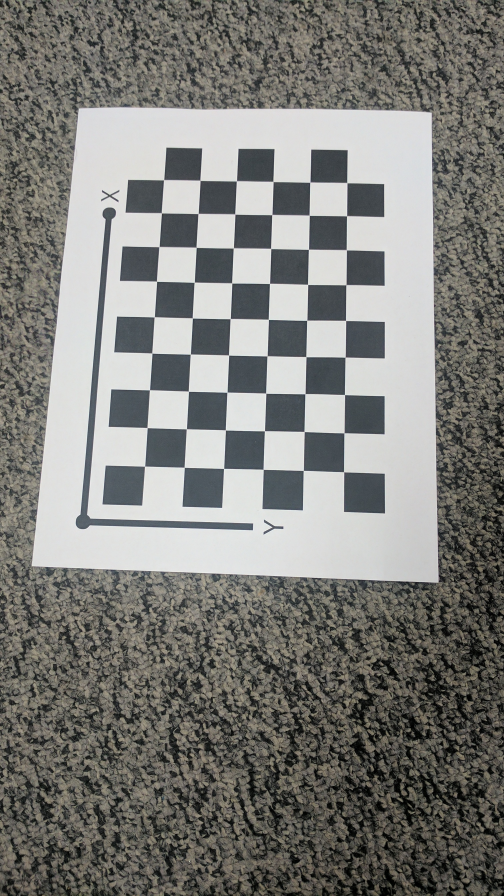
#> input picture Code/Calibration_Imgs/IMG_20170209_042606.jpg, 1512 x 2688 px (shown at 1/3 size); its folder holds 4 pictures in this run
$ python Wrapper.py
#> lines starting #> are read from the running program, lines starting #| are printed output that depends on the picture
### Code/Utils/autocalib_utils.py
import os
import cv2
import numpy as np


def readImages(images_path):
    """
    Reads the images in the folder specified in the given path.

    Parameters
    ----------
    images_path : string
        The path of the folder which contains the input images.

    Results
    -------
    image_array : array-like
        An array containing all the images inside the folder in array format.
    """
#> called with images_path = './Code/Calibration_Imgs'

    print(f"Reading input images from '{images_path}'")
    image_list = []
    image_file_names = sorted(os.listdir(images_path))
    print(f"The files found: {image_file_names}")
    for file_name in image_file_names:
        image_path = images_path + "/" + file_name
        image = cv2.imread(image_path)
#> image is the input picture: shape (2688, 1512, 3); mean B, G, R 121.3, 125.2, 125.3
        if image is None:
            raise TypeError(f"Error loading {image_path}")
        else:
            image_list.append(image)

    image_array = np.array(image_list)
    return image_array

def getVMatrix(i, j, H):
    """
    Creates a V matrix which is to be used to find the B matrix in the initial parameter estimation.

    Parameters
    ----------
    i : int or float
        column index of homography matrix.
    j : int or float
        column index of homography matrix.
    H : array-like
        The homography matrix.

    Results
    -------
    v : array-like
        The elements of V matrix.
    """
    v = np.array([H[0][i] * H[0][j],
                    H[0][i] * H[1][j] + H[1][i] * H[0][j],
                    H[1][i] * H[1][j],
                    H[2][i] * H[0][j] + H[0][i] * H[2][j],
                    H[2][i] * H[1][j] + H[1][i] * H[2][j],
                    H[2][i] * H[2][j]])

    return v


def getBMatrix(H_matrices):
    """
    Estimates the B matrix from an array of homography matrices.

    Parameters
    ----------
    H_matrices : array-like
        An array containing all the homography matrices.

    Results
    -------
    B : array-like
        The B matrix.
    """
    print('\nEstimating the B matrix...')
    V_matrix = []

    for i, H in enumerate(H_matrices):
        V11 = getVMatrix(0, 0, H)
        V12 = getVMatrix(0, 1, H)
        V22 = getVMatrix(1, 1, H)
        V_matrix.append(V12)
        V_matrix.append(V11 - V22)
    V_matrix = np.array(V_matrix)

    # V obtained through last vector of Singular Value Decomposition (SVD) of V_matrix. SVD V_matrix = USV'
    U, S, V = np.linalg.svd(V_matrix, full_matrices=True)
    V = np.transpose(V)

    B = V[:, -1]

    print('\nEstimated B Matrix:\n', B)
    return B

### Wrapper.py
import os
import cv2
import math
import numpy as np
import argparse, textwrap
from scipy import optimize
from Code.Utils.autocalib_utils import readImages, getBMatrix

debug = False

class AutoCalibrator():

    def __init__(self, images, pattern_size, square_size):
        """
        Performs auto-calibration on a monocular camera based on a number of images taken from it.

        Parameters
        ----------
        images_path : string
            The path of folder containing the images.
        pattern_size : tuple of ints
            Tuple containing number of rows and columsn of the chessboard pattern.
        square_size : float
            The length of the side of a square in the chessboard.

        """
        self.images = images
        self.nrows = int(pattern_size[0])
        self.ncols = int(pattern_size[1])
        self.square_size = square_size


    def getChessBoardCorners(self):
        """
        Gives the chessboard correspondences between world points and image points.

        Results
        -------
        world_pts_array : array-like
            An array containing all the world points in the images.
        image_pts_array : array-like
            An array containing all the image points in the images.
        """

        world_points = np.zeros((self.nrows * self.ncols, 3), np.float32)
        world_points[:, : 2] = np.mgrid[0: self.nrows, 0: self.ncols].T.reshape(-1, 2)
        world_points *= self.square_size

        world_pts_list = []
        image_pts_list = []
        criteria = (cv2.TERM_CRITERIA_EPS + cv2.TERM_CRITERIA_MAX_ITER, 300, 0.001)
        count = 0
        for image in self.images:

            print(f'\nFinding Chessboard corners of image {count+1}')
            img = image.copy()
            gray_img = cv2.cvtColor(img, cv2.COLOR_RGB2GRAY)
            ret, corners = cv2.findChessboardCorners(gray_img, patternSize=(self.nrows, self.ncols))

            if ret:
                print(f"\nChessboard Detected in image {count+1}")
                count += 1
                corners_dash = cv2.cornerSubPix(gray_img, corners, (11, 11), (-1, -1), criteria)
                corners = corners.reshape(-1, 2)
                world_pts_list.append(world_points)
                image_pts_list.append(corners_dash)

            if debug:
                if not os.path.exists('./Code/Debug'):
                    os.mkdir('./Code/Debug')
                cv2.drawChessboardCorners(img, (self.nrows, self.ncols), corners, ret)
                cv2.imwrite('./Code/Debug/' + str(count) + ".png", img)
#> this loop made 4 passes
#> pass 2, in getChessBoardCorners, `gray_img = cv2.cvtColor(img, cv2.COLOR_RGB2GRAY)`:
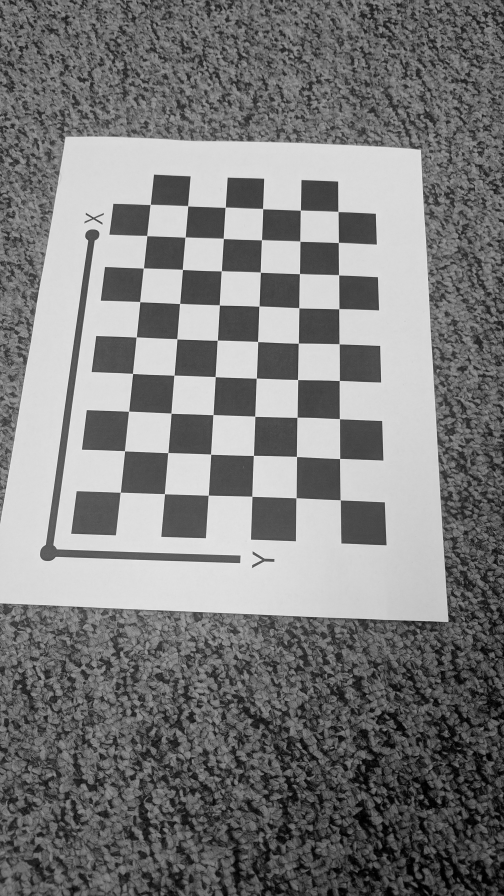
#> gray_img: shape (2688, 1512) (shown at 1/3 size); min 0, max 252, mean 124.6
#> pass 3, in getChessBoardCorners, `gray_img = cv2.cvtColor(img, cv2.COLOR_RGB2GRAY)`:
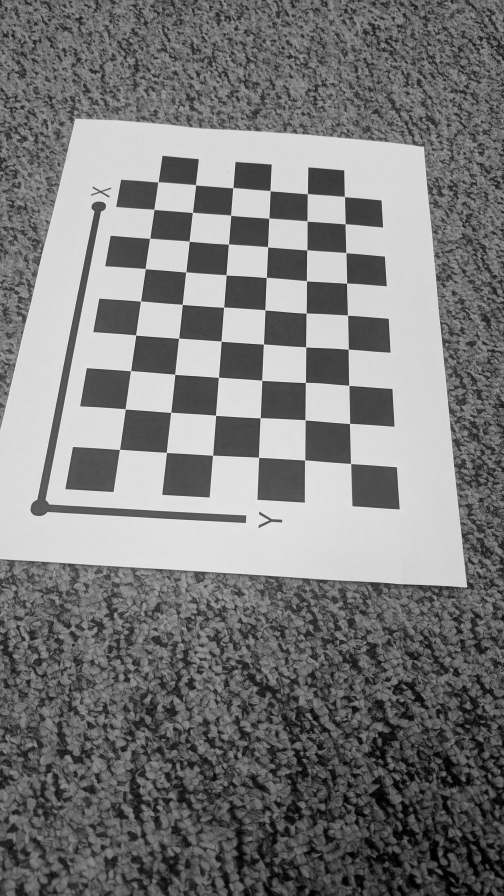
#> gray_img: shape (2688, 1512) (shown at 1/3 size); min 0, max 252, mean 123.7
#> after the loop:
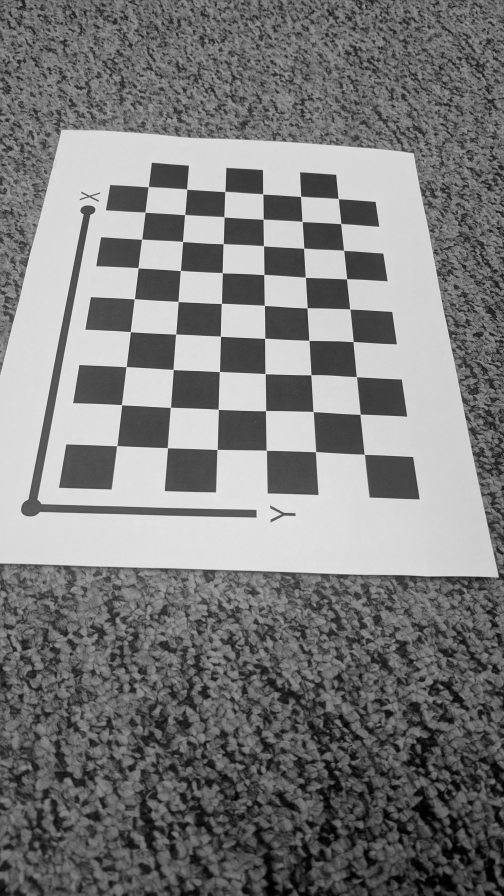
#> gray_img: shape (2688, 1512) (shown at 1/3 size); min 0, max 251, mean 124.8

        world_pts_array = np.array(world_pts_list)
        image_pts_array = np.array(image_pts_list)
        world_pts_array = np.reshape(world_pts_array, (count, self.ncols*self.nrows, 3))
        image_pts_array = np.reshape(image_pts_array, (count, self.ncols*self.nrows, 2))

        return image_pts_array, world_pts_array


    def getInitialParameterEstimates(self, image_points, world_points):
        """
        Estimates all the initial parameters which can be fed into non-linear optimizer.

        Parameters
        ----------
        world_pts_array : array-like
            An array containing all the world points in the images.
        image_pts_array : array-like
            An array containing all the image points in the images.

        Results
        -------
        initial_parameters : dict
            Dictionary containing initial estimates of all parameters.
        """

        NImages = len(world_points)

        print("\nEstimating the homography Matrices...")
        H_matrices = []

        # get the homography between world points and image points in all the images
        for i in range(NImages):

            H = self.getHomography(image_points[i], world_points[i])
            # print(H)
            H_matrices.append(H)
        H_matrices = np.array(H_matrices)

        # get the initial camera intrinsic matrix
        K_matrix_initial = self.getInitKMatrix(H_matrices)
        print("\nInitial Camera Intrinsic Matrix: \n", K_matrix_initial)

        # get the approximate distortion
        k_initial = self.getInit_k()
        print("\nInitial Approximate Radial Distortion: \n", k_initial)

        # get the camera extrinsics
        RT_array = self.getExtrinsicParameters(K_matrix_initial, H_matrices)

        return K_matrix_initial, k_initial, RT_array


    def getHomography(self, image_points, world_points):
        """
        Estimates homography between world points and image points in an image.

        Parameters
        ----------
        world_points : array-like
            An array containing all the world points in an image.
        image_points : array-like
            An array containing all the image points in an image.

        Results
        -------
        H : array-like
            A 3 x 3 homography matrix which relates the world points and image points.
        """

        Npoints = len(image_points)
        A = np.zeros((2 * Npoints, 9), np.float32)

        for i in range(Npoints):

            # get world co-ordinates
            x = world_points[i][0]
            y = world_points[i][1]
            # get image co-ordinates
            x_dash = image_points[i][0]
            y_dash = image_points[i][1]

            row1 = np.array([-x, -y, -1, 0, 0, 0, x * x_dash, y * x_dash, x_dash])
            row2 = np.array([0, 0, 0, -x, -y, -1, x * y_dash, y * y_dash, y_dash])

            A[2 * i] = row1
            A[2 * i + 1] = row2

        # H obtained through last vector of Singular Value Decomposition (SVD) of A matrix. SVD P = USV'
        U, S, V = np.linalg.svd(A, full_matrices=True)
        V = np.transpose(V)

        H = V[:, -1].reshape((3, 3))
        H = H / H[2, 2]

        return H


    def getInitKMatrix(self, H_matrices):
        """
        Estimates the camera intrinsic matrix based on the given array of homography matrices.

        Parameters
        ----------
        H_matrices : array-like
            An array of homography matrices.

        Results
        -------
        K_matrix : array-like
            A 3 x 3 matrix which is the camera intrisic matrix.
        """
        print('\nEstimating the camera intrinsic matrix...')
        # get the intial estimation of B matrix
        B_matrix = getBMatrix(H_matrices)
        B11, B12, B22, B13, B23, B33 = B_matrix

        # get the intrinsic parameters from the B matrix
        v0 = (B12 * B13 - B11 * B23) / (B11 * B22 - B12 ** 2)
        lamda = B33 - (B13 ** 2 + v0 * (B12 * B13 - B11 * B23)) / B11
        alpha = math.sqrt(lamda / B11)
        beta = math.sqrt(lamda * B11 / (B11 * B22 - B12 ** 2))
        gamma = -B12 * (alpha ** 2) * beta / lamda
        u0 = gamma * v0 / beta - B13 * (alpha ** 2) / lamda

        K_matrix = np.array([[alpha, gamma, u0], [0, beta, v0], [0, 0, 1]])

        return K_matrix


    def getInit_k(self):
        """
        Gets the initial estimate of camera's minimum distortion.

        Results
        -------
        k : array-like
            Array containing the coefficients of radial distortion.
        """
        k = np.array([0, 0])
        return k


    def getExtrinsicParameters(self, K, H_matrices):
        """
        Estimates the camera extrinsic parameters.

        Parameters
        ----------
        K : array-like
            A 3 x 3 camera intrinsic matrix.
        H_matrices : array-like
            An array of homography matrices.

        Results
        -------
        RT_array : array-like
            Array containing all the rotation matrices along with corresponding translation.
        """
        RT_list = []

        print('\nEstimating camera extrinsic parameters...\n')

        for H in H_matrices:
            lamda = 1 / np.linalg.norm((np.dot(np.linalg.inv(K), H[:, 0])), ord=2)

            r1 = lamda * np.dot(np.linalg.inv(K), H[:, 0])
            r2 = lamda * np.dot(np.linalg.inv(K), H[:, 1])
            r3 = np.cross(r1, r2)
            t = lamda * np.dot(np.linalg.inv(K), H[:, 2])

            R = np.column_stack((r1, r2, r3, t))
            RT_list.append(R)

        RT_array = np.array(RT_list)

        return RT_array


    def reprojectPointsAndComputeError(self, K, k, RT_array, image_points, world_points):
        """
        Computes the reprojected points and corresponding error.

        Parameters
        ----------
        initial_parameters : dict
            Dictionary containing initial estimates of all parameters.
        world_points : array-like
            An array containing all the world points in an image.
        image_points : array-like
            An array containing all the image points in an image.

        Results
        -------
        avg_err : float
            The average of allthe errors of reprojection.
        reprojected_points: array-like
            Array containing the reprojected points.
        """
        err_list = []
        reprojected_points = []

        alpha = K[0, 0]
        beta = K[1, 1]
        gamma = K[0, 1]
        u0 = K[0, 2]
        v0 = K[1, 2]

        k1 = k[0]
        k2 = k[1]

        for i in range(len(world_points)):

            # for 3D world points
            RT = RT_array[i]

            # for 2D world points
            RT3 = np.transpose(np.array([RT[:, 0], RT[:, 1], RT[:, 3]]).reshape(3, 3))
            ART = np.dot(K, RT3)

            err = 0
            reprojected_points_per_image = []

            for j, world_point in enumerate(world_points[i]):

                world_point_2d = np.array([world_point[0], world_point[1], 1])
                world_point_2d = np.reshape(world_point_2d, (3, 1))
                world_point_3d = np.array([world_point[0], world_point[1], 0, 1])
                world_point_3d = np.reshape(world_point_3d, (4, 1))

                xy = np.dot(RT, world_point_3d)
                x = xy[0] / xy[2]
                y = xy[1] / xy[2]

                mij = image_points[i, j].reshape((2, 1))
                mij = np.append(mij, 1)
                mij = mij.reshape((3, 1))

                m_hat = np.dot(ART, world_point_2d)
                m_hat = m_hat / m_hat[2]
                u, v = m_hat[0], m_hat[1]

                u_hat = u + (u - u0) * (k1 * (x ** 2 + y ** 2)  + k2 * (x ** 2 + y ** 2) ** 2)
                v_hat = v + (v - v0) * (k1 * (x ** 2 + y ** 2)  + k2 * (x ** 2 + y ** 2) ** 2)
                reprojected_points_per_image.append([u_hat, v_hat])

                m_hat = np.array([u_hat[0], v_hat[0], 1])
                m_hat = np.reshape(m_hat, (3, 1))

                err += np.linalg.norm((mij - m_hat), ord=2)

            err_list.append(err)
            reprojected_points.append(reprojected_points_per_image)

        err_array = np.array(err_list)
        avg_err = err_array.sum() / (world_points.shape[0] * world_points.shape[1])

        reprojected_points = np.array(reprojected_points)
        return avg_err, reprojected_points


def loss_func(x0, RT_array, image_points, world_points):
    """
    Loss function for non-linear optimization.

    Parameters
    ----------
    RT_array : array-like
        Array containing all the rotation matrices along with corresponding translation.
    world_points : array-like
        An array containing all the world points in an image.
    image_points : array-like
        An array containing all the image points in an image.

    Results
    -------
    err_array : array-like
        An array containing all the errors of reprojection.
    """
    err_list = []

    alpha, gamma, beta, u0, v0, k1, k2 = x0
    K = np.array([[alpha, gamma, u0], [0, beta, v0], [0, 0, 1]])
    k = np.array([k1, k2])


    for i, worldPts in enumerate(world_points):

        RT = RT_array[i]
        RT3 = np.transpose(np.array([RT[:, 0], RT[:, 1], RT[:, 3]]).reshape(3, 3))
        ARt = np.dot(K, RT3)

        err = 0

        for j, world_point in enumerate(worldPts):
            world_point_2d = np.array([world_point[0], world_point[1], 1])
            world_point_2d = np.reshape(world_point_2d, (3, 1))
            world_point_3d = np.array([world_point[0], world_point[1], 0, 1])
            world_point_3d = np.reshape(world_point_3d, (4, 1))

            xy = np.dot(RT, world_point_3d)
            x = xy[0] / xy[2]
            y = xy[1] / xy[2]

            mij = image_points[i, j].reshape((2, 1))
            mij = np.append(mij, 1)
            mij = mij.reshape((3, 1))

            m_hat = np.dot(ARt, world_point_2d)
            m_hat = m_hat / m_hat[2]
            u, v = m_hat[0], m_hat[1]

            u_hat = u + (u - u0) * (k1 * (x ** 2 + y ** 2)  + k2 * (x ** 2 + y ** 2) ** 2)
            v_hat = v + (v - v0) * (k1 * (x ** 2 + y ** 2)  + k2 * (x ** 2 + y ** 2) ** 2)

            m = np.array([u_hat[0], v_hat[0], 1])
            m = np.reshape(m, (3, 1))

            err += np.linalg.norm((mij - m), ord=2)

        err_list.append(err)
        # err_array = np.array(err_list)

    return np.array(err_list)


def main():

    parser = argparse.ArgumentParser(description='\nImplementation of Zhang\'s Camera Calibration Method',
        usage='use "python %(prog)s --help" for more information',
        formatter_class=argparse.RawTextHelpFormatter)

    parser.add_argument('--images_path', default='./Code/Calibration_Imgs',
        help= textwrap.dedent('''\
        The path of folder containing the input images for calibration.

        default: ./Code/Calibration_Imgs
        '''))
    parser.add_argument('--rows', default=9, type=int,
        help= textwrap.dedent('''\
        Number of rows in chessboard pattern.

        default: 9
        '''))
    parser.add_argument("--columns", type=int, default=6,
        help= textwrap.dedent('''\
        Number of columns in chessboard pattern.

        default: 6
        '''))
    parser.add_argument("--square_size", type=float, default=21.5,
        help= textwrap.dedent('''\
        The length of edge of squares in the chessboard pattern.

        default: 21.5
        '''))


    images_path = './Code/Calibration_Imgs'
    args = parser.parse_args()
    images_path = str(args.images_path)
    pattern_rows = args.rows
    pattern_cols = args.columns
    square_size = args.square_size

    print('\n\n')
    images = readImages(images_path)
    imgs = images.copy()

    calibrator = AutoCalibrator(imgs, (pattern_rows, pattern_cols), square_size)

    # get the world points (points on checkerboard) and the image points from the input images
    image_points, world_points = calibrator.getChessBoardCorners()

    # get the initial estimates of intrinsic and extrinsic parameters
    K_matrix_initial, k_initial, RT_array = calibrator.getInitialParameterEstimates(image_points, world_points)

    error, _ = calibrator.reprojectPointsAndComputeError(K_matrix_initial, k_initial, RT_array, image_points, world_points)
    print('\nError before optimization: ', error)

    print('\nNon-linear optimization initiating...')

    alpha = K_matrix_initial[0, 0]
    beta = K_matrix_initial[1, 1]
    gamma = K_matrix_initial[0, 1]
    u0 = K_matrix_initial[0, 2]
    v0 = K_matrix_initial[1, 2]

    k1 = k_initial[0]
    k2 = k_initial[1]
    x0 = np.array([alpha, gamma, beta, u0, v0, k1, k2])


#> (the run stopped early here; a loop or call above may not have finished)
